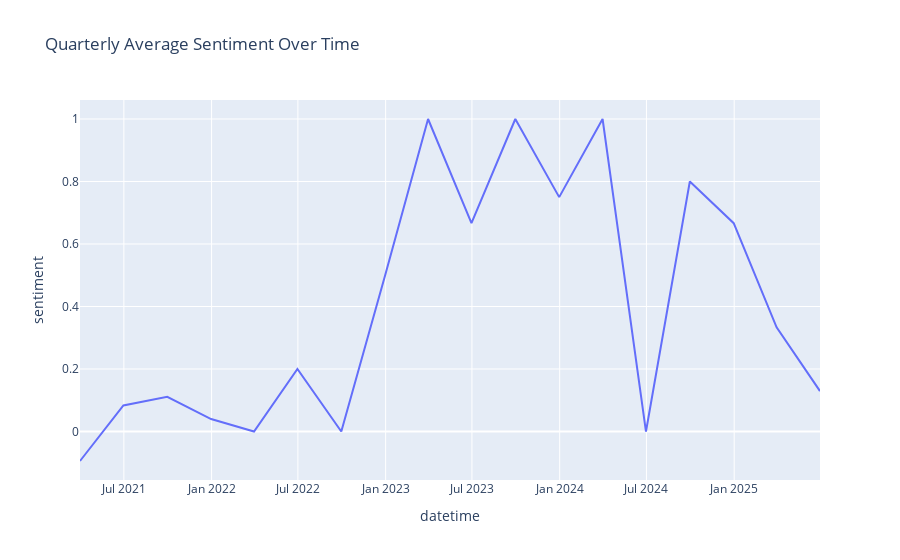

The notebook cell saved with this chart:
### Code cell
# 2. Quarterly Average Sentiment Over Time. In this plot, I use a line diagram to show the evolution of sentiment in all subreddits over 
# time.

# In this case, we can se that between 2023 and 2024, the sentiment was mostly positive, declining entirely entering 2025.

df["datetime"] = pd.to_datetime(df["datetime"])
time_sentiment = df.groupby(pd.Grouper(key="datetime", freq="QE"))["sentiment"].mean().reset_index()

fig = px.line(time_sentiment, x="datetime", y="sentiment",
              title="Quarterly Average Sentiment Over Time")
fig.show()

### Figure 1 — Plotly figure (JSON) as saved in the notebook; plotly's stock layout.template omitted (floating-point values rounded to 4 significant figures)
{"data": [{"hovertemplate": "datetime=%{x}<br>sentiment=%{y}<extra></extra>", "legendgroup": "", "line": {"color": "#636efa", "dash": "solid"}, "marker": {"symbol": "circle"}, "mode": "lines", "name": "", "orientation": "v", "showlegend": false, "type": "scatter", "x": ["2021-03-31T00:00:00.000000000", "2021-06-30T00:00:00.000000000", "2021-09-30T00:00:00.000000000", "2021-12-31T00:00:00.000000000", "2022-03-31T00:00:00.000000000", "2022-06-30T00:00:00.000000000", "2022-09-30T00:00:00.000000000", "2022-12-31T00:00:00.000000000", "2023-03-31T00:00:00.000000000", "2023-06-30T00:00:00.000000000", "2023-09-30T00:00:00.000000000", "2023-12-31T00:00:00.000000000", "2024-03-31T00:00:00.000000000", "2024-06-30T00:00:00.000000000", "2024-09-30T00:00:00.000000000", "2024-12-31T00:00:00.000000000", "2025-03-31T00:00:00.000000000", "2025-06-30T00:00:00.000000000"], "xaxis": "x", "y": [-0.09434, 0.08333, 0.1111, 0.04, 0.0, 0.2, 0.0, 0.5, 1.0, 0.6667, 1.0, 0.75, 1.0, 0.0, 0.8, 0.6667, 0.3333, 0.1293], "yaxis": "y"}], "layout": {"legend": {"tracegroupgap": 0}, "title": {"text": "Quarterly Average Sentiment Over Time"}, "xaxis": {"anchor": "y", "domain": [0, 1], "title": {"text": "datetime"}}, "yaxis": {"anchor": "x", "domain": [0, 1], "title": {"text": "sentiment"}}}}
